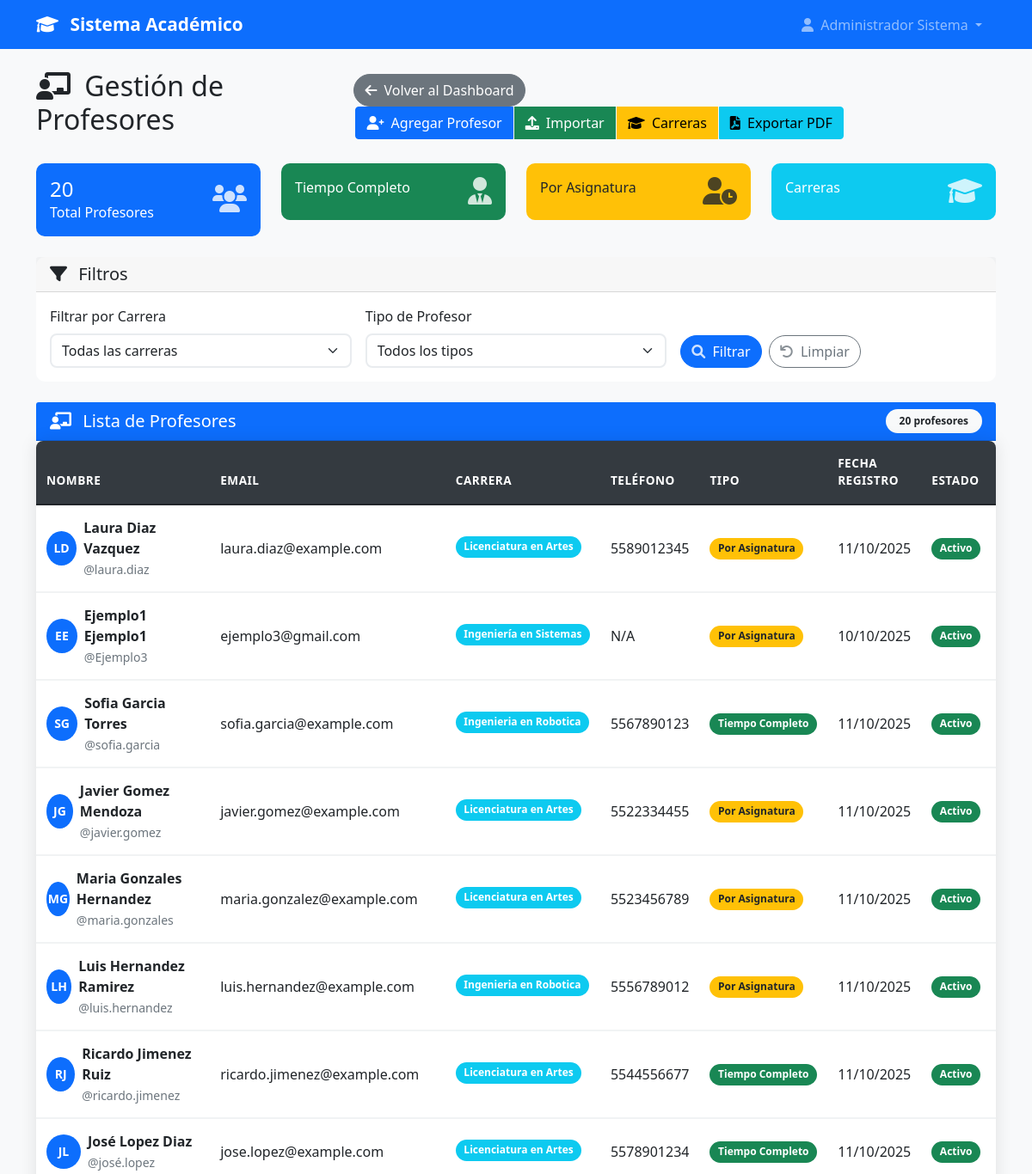
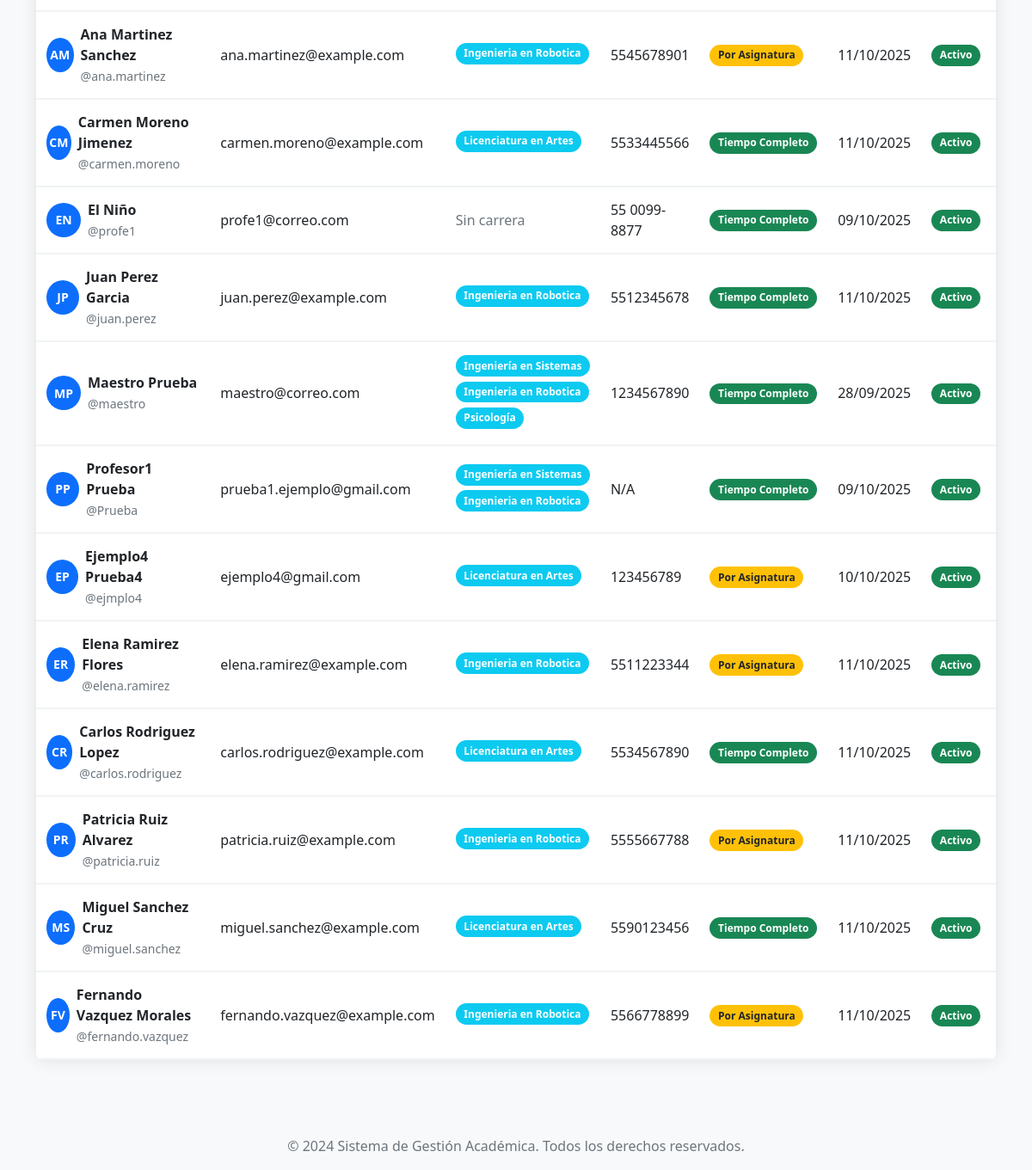
The app's page /admin/profesores (signed in) with its own data (2 pictures, top to bottom).
### models.py (models this page shows, shortened)
class User(UserMixin, db.Model):
    id = db.Column(db.Integer, primary_key=True)
    username = db.Column(db.String(80), unique=True, nullable=False)
    email = db.Column(db.String(120), unique=True, nullable=False)
    password_hash = db.Column(db.String(120), nullable=False)
    nombre = db.Column(db.String(100), nullable=False)
    apellido = db.Column(db.String(100), nullable=False)
    telefono = db.Column(db.String(20))
    imagen_perfil = db.Column(db.String(200))  # Ruta de la imagen de perfil
    rol = db.Column(db.String(20), nullable=False)
    tipo_profesor = db.Column(db.String(20))
    carreras = db.relationship('Carrera', secondary=user_carreras, backref=db.backref('usuarios', lazy=True))
    materias = db.relationship('Materia', secondary='profesor_materias', backref=db.backref('profesores', lazy=True))
    carrera_id = db.Column(db.Integer, db.ForeignKey('carrera.id'))
    carrera = db.relationship('Carrera', foreign_keys=[carrera_id], backref=db.backref('jefe_carrera', uselist=False))
    fecha_registro = db.Column(db.DateTime, default=datetime.utcnow)
    activo = db.Column(db.Boolean, default=True)
    def get_nombre_completo(self):
        return f"{self.nombre} {self.apellido}"
    def is_admin(self):
        return self.rol == 'admin'
    def is_profesor(self):
        return self.rol in ['profesor_completo', 'profesor_asignatura']
    def is_profesor_completo(self):
        return self.rol == 'profesor_completo'
    def get_rol_display(self):
        roles = {
            'admin': 'Administrador',
            'jefe_carrera': 'Jefe de Carrera',
            'profesor_completo': 'Profesor de Tiempo Completo',
            'profesor_asignatura': 'Profesor por Asignatura'
        }
        return roles.get(self.rol, self.rol)

class Carrera(db.Model):
    id = db.Column(db.Integer, primary_key=True)
    nombre = db.Column(db.String(150), nullable=False, unique=True)
    codigo = db.Column(db.String(10), nullable=False, unique=True)  # Ej: "ING-SIS", "MED", etc.
    descripcion = db.Column(db.Text)
    facultad = db.Column(db.String(100))
    activa = db.Column(db.Boolean, default=True)
    fecha_creacion = db.Column(db.DateTime, default=datetime.utcnow)
    creada_por = db.Column(db.Integer, db.ForeignKey('user.id'), nullable=False)
    creador = db.relationship('User', foreign_keys=[creada_por], backref=db.backref('carreras_creadas', lazy=True))

### app.py (the view, shortened to what this page needs)
@app.route('/admin/profesores')
@login_required
def gestionar_profesores():
    if not current_user.is_admin():
        flash('No tienes permisos para acceder a esta página.', 'error')
        return redirect(url_for('dashboard'))
    carrera_id = request.args.get('carrera_id', type=int)
    tipo_profesor = request.args.get('tipo_profesor')
    busqueda = request.args.get('busqueda', '').strip()
    query = User.query.filter(
        User.rol.in_(['profesor_completo', 'profesor_asignatura']),
        User.activo == True
    )
    if carrera_id:
        query = query.filter(User.carrera_id == carrera_id)
    if tipo_profesor:
        query = query.filter(User.rol == tipo_profesor)
    profesores = query.order_by(User.apellido, User.nombre).all()
    carreras = Carrera.query.filter_by(activa=True).order_by(Carrera.nombre).all()
    filtrar_form = FiltrarProfesoresForm()
    filtrar_form.carrera.choices = [(0, 'Todas las carreras')] + [(c.id, c.nombre) for c in carreras]
    exportar_form = ExportarProfesoresForm()
    return render_template('admin/profesores.html',
                         profesores=profesores,
                         carreras=carreras,
                         filtrar_form=filtrar_form,
                         exportar_form=exportar_form,
                         filtros_activos={
                             'carrera': carrera_id,
                             'tipo_profesor': tipo_profesor,
                             'busqueda': busqueda
                         })

### templates/admin/profesores.html (shortened to what this page needs)
{% extends "base.html" %}
{% block content %}
<div class="row">
    <div class="col-12">
        <div class="d-flex justify-content-between align-items-center mb-4">
            <h2>
                <i class="fas fa-chalkboard-teacher me-2"></i>
                Gestión de Profesores
            </h2>
            <div>
                <a href="{{ url_for('dashboard') }}" class="btn btn-secondary me-2">
                    <i class="fas fa-arrow-left me-1"></i>
                    Volver al Dashboard
                </a>
                <div class="btn-group" role="group">
                    <a href="{{ url_for('agregar_profesor') }}" class="btn btn-primary">
                        <i class="fas fa-user-plus me-1"></i>
                        Agregar Profesor
                    </a>
                    <a href="{{ url_for('importar_profesores') }}" class="btn btn-success">
                        <i class="fas fa-upload me-1"></i>
                        Importar
                    </a>
                    <a href="{{ url_for('gestionar_carreras') }}" class="btn btn-warning">
                        <i class="fas fa-graduation-cap me-1"></i>
                        Carreras
                    </a>
                    <button type="button" class="btn btn-info" data-bs-toggle="modal" data-bs-target="#exportModal">
                        <i class="fas fa-file-pdf me-1"></i>
                        Exportar PDF
                    </button>
                </div>
            </div>
        </div>
    </div>
</div>
<div class="row mb-4">
    <div class="col-md-3">
        <div class="card bg-primary text-white">
            <div class="card-body">
                <div class="d-flex justify-content-between">
                    <div>
                        <h4 class="mb-0">{{ total_profesores }}</h4>
                        <p class="mb-0">Total Profesores</p>
                    </div>
                    <div class="align-self-center">
                        <i class="fas fa-users fa-2x"></i>
                    </div>
                </div>
            </div>
        </div>
    </div>
    <div class="col-md-3">
        <div class="card bg-success text-white">
            <div class="card-body">
                <div class="d-flex justify-content-between">
                    <div>
                        <p class="mb-0">Tiempo Completo</p>
                    </div>
                    <div class="align-self-center">
                        <i class="fas fa-user-tie fa-2x"></i>
                    </div>
                </div>
            </div>
        </div>
    </div>
    <div class="col-md-3">
        <div class="card bg-warning text-dark">
            <div class="card-body">
                <div class="d-flex justify-content-between">
                    <div>
                        <p class="mb-0">Por Asignatura</p>
                    </div>
                    <div class="align-self-center">
                        <i class="fas fa-user-clock fa-2x"></i>
                    </div>
                </div>
            </div>
        </div>
    </div>
    <div class="col-md-3">
        <div class="card bg-info text-white">
            <div class="card-body">
                <div class="d-flex justify-content-between">
                    <div>
                        <p class="mb-0">Carreras</p>
                    </div>
                    <div class="align-self-center">
                        <i class="fas fa-graduation-cap fa-2x"></i>
                    </div>
                </div>
            </div>
        </div>
    </div>
</div>
<div class="row mb-4">
    <div class="col-12">
        <div class="card">
            <div class="card-header">
                <h5 class="mb-0">
                    <i class="fas fa-filter me-2"></i>
                    Filtros
                </h5>
            </div>
            <div class="card-body">
                <form method="GET" class="row g-3">
                    <div class="col-md-4">
                        {{ filtrar_form.carrera.label(class="form-label") }}
                        {{ filtrar_form.carrera(class="form-select") }}
                    </div>
                    <div class="col-md-4">
                        {{ filtrar_form.tipo_profesor.label(class="form-label") }}
                        {{ filtrar_form.tipo_profesor(class="form-select") }}
                    </div>
                    <div class="col-md-4 d-flex align-items-end">
                        <button type="submit" class="btn btn-primary me-2">
                            <i class="fas fa-search me-1"></i>
                            Filtrar
                        </button>
                        <a href="{{ url_for('gestionar_profesores') }}" class="btn btn-outline-secondary">
                            <i class="fas fa-undo me-1"></i>
                            Limpiar
                        </a>
                    </div>
                </form>
            </div>
        </div>
    </div>
</div>
<div class="row">
    <div class="col-12">
        <div class="card">
            <div class="card-header bg-primary text-white">
                <div class="d-flex justify-content-between align-items-center">
                    <h5 class="mb-0">
                        <i class="fas fa-chalkboard-teacher me-2"></i>
                        Lista de Profesores
                    </h5>
                    <span class="badge bg-light text-dark">{{ profesores|length }} profesores</span>
                </div>
            </div>
            <div class="card-body p-0">
                {% if profesores %}
                    <div class="table-responsive">
                        <table class="table table-hover mb-0">
                            <thead class="table-light">
                                <tr>
                                    <th>NOMBRE</th>
                                    <th>EMAIL</th>
                                    <th>CARRERA</th>
                                    <th>TELÉFONO</th>
                                    <th>TIPO</th>
                                    <th>FECHA REGISTRO</th>
                                    <th>ESTADO</th>
                                    <th>ACCIONES</th>
                                </tr>
                            </thead>
                            <tbody>
                                {% for profesor in profesores %}
                                <tr class="align-middle" style="cursor: pointer;" data-bs-toggle="collapse" data-bs-target="#detalles{{ profesor.id }}" aria-expanded="false">
                                    <td>
                                        <div class="d-flex align-items-center">
                                            <div class="avatar-circle bg-primary text-white rounded-circle d-flex align-items-center justify-content-center me-2">
                                                {% if profesor.nombre and profesor.apellido %}
                                                    {{ profesor.nombre[0]|upper }}{{ profesor.apellido.split()[0][0]|upper if profesor.apellido.split() else '' }}
                                                {% else %}
                                                    PP
                                                {% endif %}
                                            </div>
                                            <div>
                                                <strong>{{ profesor.get_nombre_completo() }}</strong>
                                                <br>
                                                <small class="text-muted">@{{ profesor.username }}</small>
                                            </div>
                                        </div>
                                    </td>
                                    <td>{{ profesor.email }}</td>
                                    <td>
                                        {% if profesor.is_profesor() %}
                                            {% if profesor.carreras %}
                                                {% for carrera in profesor.carreras %}
                                                    <span class="badge bg-info mb-1">{{ carrera.nombre }}</span>
                                                {% endfor %}
                                            {% else %}
                                                <span class="text-muted">Sin carrera</span>
                                            {% endif %}
                                        {% elif profesor.carrera %}
                                            <span class="badge bg-info">{{ profesor.carrera.nombre }}</span>
                                        {% else %}
                                            <span class="text-muted">Sin carrera</span>
                                        {% endif %}
                                    </td>
                                    <td>{{ profesor.telefono or 'N/A' }}</td>
                                    <td>
                                        {% if profesor.is_profesor_completo() %}
                                            <span class="badge bg-success">Tiempo Completo</span>
                                        {% else %}
                                            <span class="badge bg-warning text-dark">Por Asignatura</span>
                                        {% endif %}
                                    </td>
                                    <td>{{ profesor.fecha_registro.strftime('%d/%m/%Y') }}</td>
                                    <td>
                                        {% if profesor.activo %}
                                            <span class="badge bg-success">Activo</span>
                                        {% else %}
                                            <span class="badge bg-danger">Inactivo</span>
                                        {% endif %}
                                    </td>
                                    <td onclick="event.stopPropagation();">
                                    </td>
                                </tr>
                                <tr>
                                    <td colspan="8" class="p-0 border-0">
                                    </td>
                                </tr>
                                {% endfor %}
                            </tbody>
                        </table>
                    </div>
                {% endif %}
            </div>
        </div>
    </div>
</div>
{% endblock %}

### templates/base.html (shortened to what this page needs)
<!DOCTYPE html>
<html lang="es">
<head>
    <link href="https://cdn.jsdelivr.net/npm/bootstrap@5.1.3/dist/css/bootstrap.min.css" rel="stylesheet">
    <link rel="stylesheet" href="https://cdnjs.cloudflare.com/ajax/libs/font-awesome/6.0.0/css/all.min.css">
    <link rel="stylesheet" href="{{ url_for('static', filename='css/style.css') }}">
</head>
<body>
    <nav class="navbar navbar-expand-lg navbar-dark bg-primary">
        <div class="container">
            <a class="navbar-brand" href="{{ url_for('index') }}">
                <i class="fas fa-graduation-cap me-2"></i>
                Sistema Académico
            </a>
            <div class="collapse navbar-collapse" id="navbarNav">
                <ul class="navbar-nav ms-auto">
                    {% if current_user.is_authenticated %}
                        <li class="nav-item dropdown">
                            <a class="nav-link dropdown-toggle" href="#" id="navbarDropdown" role="button" data-bs-toggle="dropdown">
                                <i class="fas fa-user me-1"></i>
                                {{ current_user.get_nombre_completo() }}
                            </a>
                        </li>
                    {% endif %}
                </ul>
            </div>
        </div>
    </nav>
    <main class="py-4">
        <div class="container">
            {% block content %}{% endblock %}
        </div>
    </main>
    <footer class="bg-light text-center py-3 mt-5">
        <div class="container">
            <p class="text-muted mb-0">&copy; 2024 Sistema de Gestión Académica. Todos los derechos reservados.</p>
        </div>
    </footer>
</body>
</html>

### records on screen
User: get_nombre_completo "Administrador Sistema"
User: nombre "L", apellido "D", get_nombre_completo "Laura Diaz Vazquez", username "laura.diaz", email "laura.diaz@example.com", telefono "5589012345", shows "Por Asignatura", fecha_registro "11/10/2025", activo "Activo"
Carrera: nombre "Licenciatura en Artes"
User: nombre "E", apellido "E", get_nombre_completo "Ejemplo1 Ejemplo1", username "Ejemplo3", email "ejemplo3@gmail.com", telefono "N/A", shows "Por Asignatura", fecha_registro "10/10/2025", activo "Activo"
Carrera: nombre "Ingeniería en Sistemas"
User: nombre "S", apellido "G", get_nombre_completo "Sofia Garcia Torres", username "sofia.garcia", email "sofia.garcia@example.com", telefono "5567890123", shows "Tiempo Completo", fecha_registro "11/10/2025", activo "Activo"
Carrera: nombre "Ingenieria en Robotica"
User: nombre "J", apellido "G", get_nombre_completo "Javier Gomez Mendoza", username "javier.gomez", email "javier.gomez@example.com", telefono "5522334455", shows "Por Asignatura", fecha_registro "11/10/2025", activo "Activo"
User: nombre "M", apellido "G", get_nombre_completo "Maria Gonzales Hernandez", username "maria.gonzales", email "maria.gonzalez@example.com", telefono "5523456789", shows "Por Asignatura", fecha_registro "11/10/2025", activo "Activo"
User: nombre "L", apellido "H", get_nombre_completo "Luis Hernandez Ramirez", username "luis.hernandez", email "luis.hernandez@example.com", telefono "5556789012", shows "Por Asignatura", fecha_registro "11/10/2025", activo "Activo"
User: nombre "R", apellido "J", get_nombre_completo "Ricardo Jimenez Ruiz", username "ricardo.jimenez", email "ricardo.jimenez@example.com", telefono "5544556677", shows "Tiempo Completo", fecha_registro "11/10/2025", activo "Activo"
User: nombre "J", apellido "L", get_nombre_completo "José Lopez Diaz", username "josé.lopez", email "jose.lopez@example.com", telefono "5578901234", shows "Tiempo Completo", fecha_registro "11/10/2025", activo "Activo"
User: nombre "A", apellido "M", get_nombre_completo "Ana Martinez Sanchez", username "ana.martinez", email "ana.martinez@example.com", telefono "5545678901", shows "Por Asignatura", fecha_registro "11/10/2025", activo "Activo"
User: nombre "C", apellido "M", get_nombre_completo "Carmen Moreno Jimenez", username "carmen.moreno", email "carmen.moreno@example.com", telefono "5533445566", shows "Tiempo Completo", fecha_registro "11/10/2025", activo "Activo"
User: nombre "E", apellido "N", get_nombre_completo "El Niño", username "profe1", email "profe1@correo.com", shows "Sin carrera", telefono "55 0099-8877", shows "Tiempo Completo", fecha_registro "09/10/2025", activo "Activo"
User: nombre "J", apellido "P", get_nombre_completo "Juan Perez Garcia", username "juan.perez", email "juan.perez@example.com", telefono "5512345678", shows "Tiempo Completo", fecha_registro "11/10/2025", activo "Activo"
User: nombre "M", apellido "P", get_nombre_completo "Maestro Prueba", username "maestro", email "maestro@correo.com", telefono "1234567890", shows "Tiempo Completo", fecha_registro "28/09/2025", activo "Activo"
Carrera: nombre "Psicología"
User: nombre "P", apellido "P", get_nombre_completo "Profesor1 Prueba", username "Prueba", email "prueba1.ejemplo@gmail.com", telefono "N/A", shows "Tiempo Completo", fecha_registro "09/10/2025", activo "Activo"
User: nombre "E", apellido "P", get_nombre_completo "Ejemplo4 Prueba4", username "ejmplo4", email "ejemplo4@gmail.com", telefono "123456789", shows "Por Asignatura", fecha_registro "10/10/2025", activo "Activo"
User: nombre "E", apellido "R", get_nombre_completo "Elena Ramirez Flores", username "elena.ramirez", email "elena.ramirez@example.com", telefono "5511223344", shows "Por Asignatura", fecha_registro "11/10/2025", activo "Activo"
User: nombre "C", apellido "R", get_nombre_completo "Carlos Rodriguez Lopez", username "carlos.rodriguez", email "carlos.rodriguez@example.com", telefono "5534567890", shows "Tiempo Completo", fecha_registro "11/10/2025", activo "Activo"
User: nombre "P", apellido "R", get_nombre_completo "Patricia Ruiz Alvarez", username "patricia.ruiz", email "patricia.ruiz@example.com", telefono "5555667788", shows "Por Asignatura", fecha_registro "11/10/2025", activo "Activo"
User: nombre "M", apellido "S", get_nombre_completo "Miguel Sanchez Cruz", username "miguel.sanchez", email "miguel.sanchez@example.com", telefono "5590123456", shows "Tiempo Completo", fecha_registro "11/10/2025", activo "Activo"
User: nombre "F", apellido "V", get_nombre_completo "Fernando Vazquez Morales", username "fernando.vazquez", email "fernando.vazquez@example.com", telefono "5566778899", shows "Por Asignatura", fecha_registro "11/10/2025", activo "Activo"

### other values on screen
{{ total_profesores }} "20"
{{ filtrar_form.carrera.label(class="form-label") }} "Filtrar por Carrera"
{{ filtrar_form.tipo_profesor.label(class="form-label") }} "Tipo de Profesor"
{{ profesores|length }} "20"
